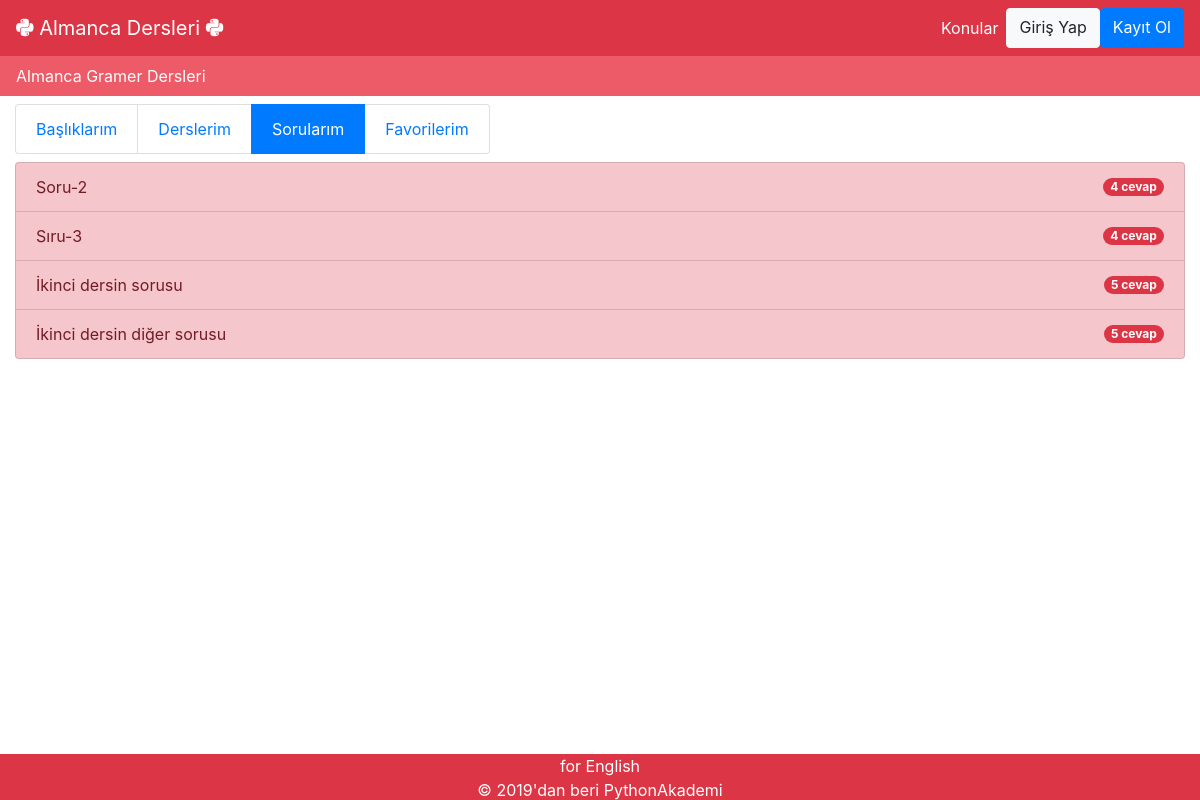
/profil/ogrenci/1/sorular/, run on the app's committed database.
### dersler/models.py (models this page shows, shortened)
class Question(models.Model):
	ders = models.ForeignKey(Ders, on_delete=models.CASCADE)
	content = models.TextField(blank = True)
	ranking = models.IntegerField("Sıra:", default = 0)
	def cevap_sayisi(self):
		return self.answer_set.all().count()
	def get_absolute_url(self):
		return reverse('dersler:sorulara_cevap_ekle', kwargs={'baslik_pk':self.ders.baslik.pk, 'ders_pk':self.ders.pk, 'soru_pk':self.pk})

### profil/views.py (the view)
# urls.py: path('ogrenci/<int:ogrenci_id>/sorular/', sorular, name='sorular'),
def sorular(request, ogrenci_id):
	user = get_object_or_404(User, pk=ogrenci_id)
	sorular = Question.objects.filter(ders__baslik__owner = user).select_related("ders", "ders__baslik").prefetch_related("answer_set")
	sahip_mi = user == request.user
	context = {
		'sorular': sorular,
		'ogrenci_id': ogrenci_id,
		'active': "active",
		'sahip_mi': sahip_mi,
	}
	return render(request, 'profil/sorular.html', context)

### templates/profil/sorular.html
{% extends 'base.html' %}
{% load static %}
{% block body %}
<div class = "container-fluid">
	<ul class="list-group list-group-horizontal-sm mb-2 mt-2">
		<a href = "{% url 'profil:ogrenci_profil' ogrenci_id %}" class="list-group-item">Başlıklarım</a>
		<a href = "{% url 'profil:derslerim' ogrenci_id %}" class="list-group-item">Derslerim</a>
		<a href = "{% url 'profil:sorular' ogrenci_id %}" class="list-group-item {{active}}">Sorularım</a>
		<a href = "{% url 'profil:favoriler' ogrenci_id %}" class="list-group-item">Favorilerim</a>
	</ul>
	<div class="list-group">
	  {% for soru in sorular %}
		<a href="{{soru.get_absolute_url}}" id = "{{soru.id}}" class="list-group-item list-group-item-action list-group-item-danger d-flex justify-content-between align-items-center">{{soru.content}} <span class="badge badge-danger badge-pill">{{soru.cevap_sayisi}} cevap</span></a>
	  {% endfor %}
	</div>
</div>
{% endblock %}

### data on the page
Question: content "Soru-2", cevap_sayisi "4"
Question: content "Sıru-3", cevap_sayisi "4"
Question: content "İkinci dersin sorusu", cevap_sayisi "5"
Question: content "İkinci dersin diğer sorusu", cevap_sayisi "5"
